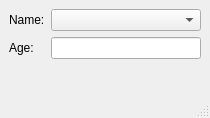
<?xml version="1.0" encoding="UTF-8"?>
<ui version="4.0">
 <class>MainWindow</class>
 <widget class="QMainWindow" name="MainWindow">
  <property name="geometry">
   <rect>
    <x>0</x>
    <y>0</y>
    <width>210</width>
    <height>118</height>
   </rect>
  </property>
  <property name="windowTitle">
   <string>MainWindow</string>
  </property>
  <widget class="QWidget" name="centralwidget">
   <layout class="QFormLayout" name="formLayout">
    <item row="0" column="0">
     <widget class="QLabel" name="label">
      <property name="text">
       <string>Name:</string>
      </property>
     </widget>
    </item>
    <item row="0" column="1">
     <widget class="QComboBox" name="comboBox"/>
    </item>
    <item row="1" column="0">
     <widget class="QLabel" name="label_2">
      <property name="text">
       <string>Age:</string>
      </property>
     </widget>
    </item>
    <item row="1" column="1">
     <widget class="QLineEdit" name="lineEdit"/>
    </item>
   </layout>
  </widget>
  <widget class="QMenuBar" name="menubar">
   <property name="geometry">
    <rect>
     <x>0</x>
     <y>0</y>
     <width>210</width>
     <height>22</height>
    </rect>
   </property>
  </widget>
  <widget class="QStatusBar" name="statusbar"/>
 </widget>
 <resources/>
 <connections/>
</ui>
